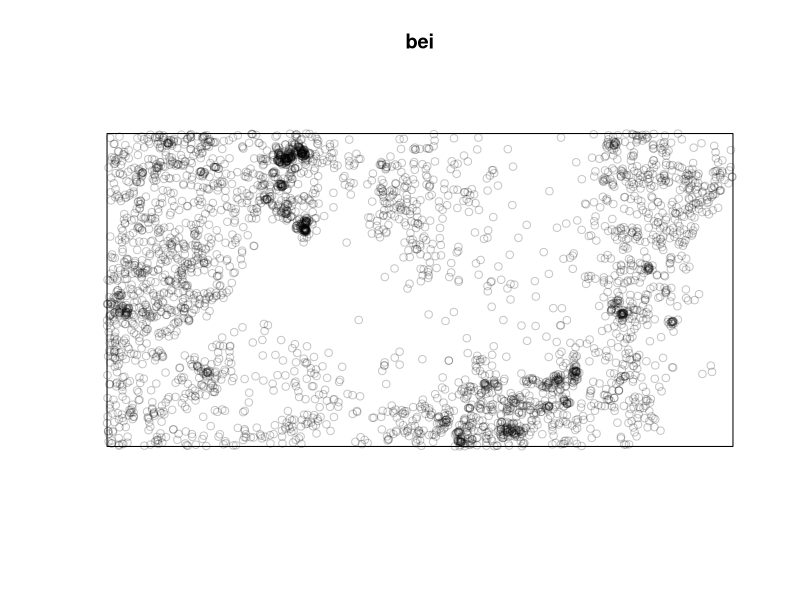
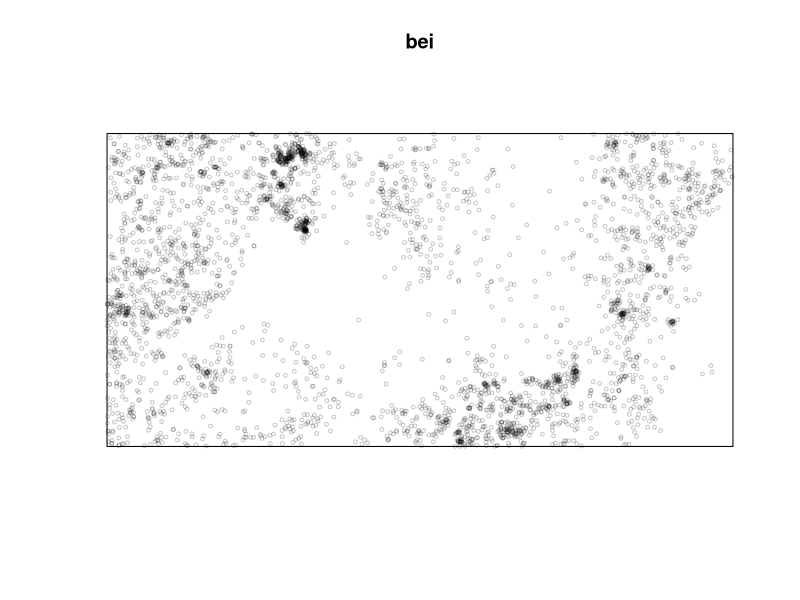
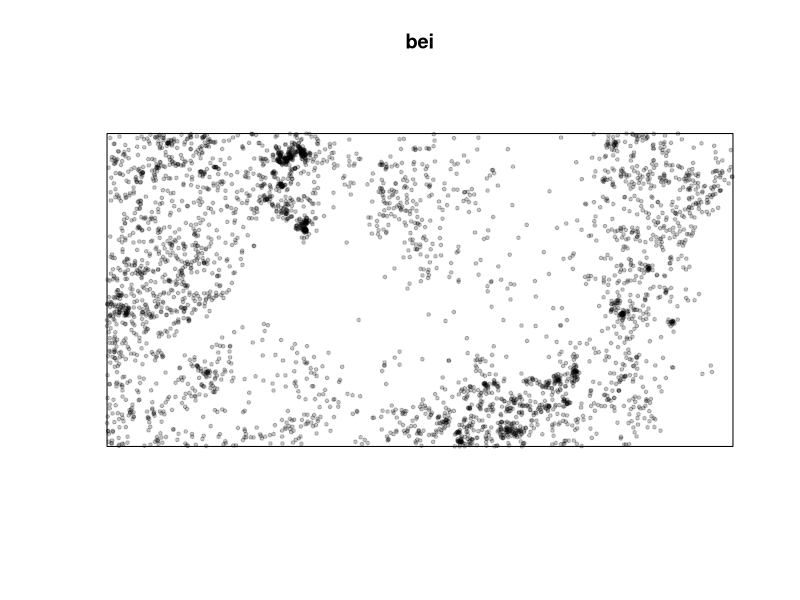
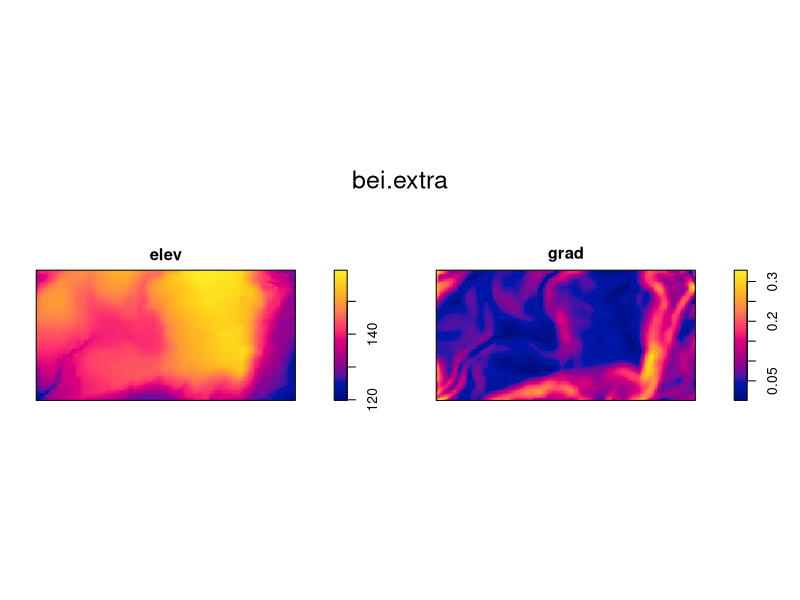
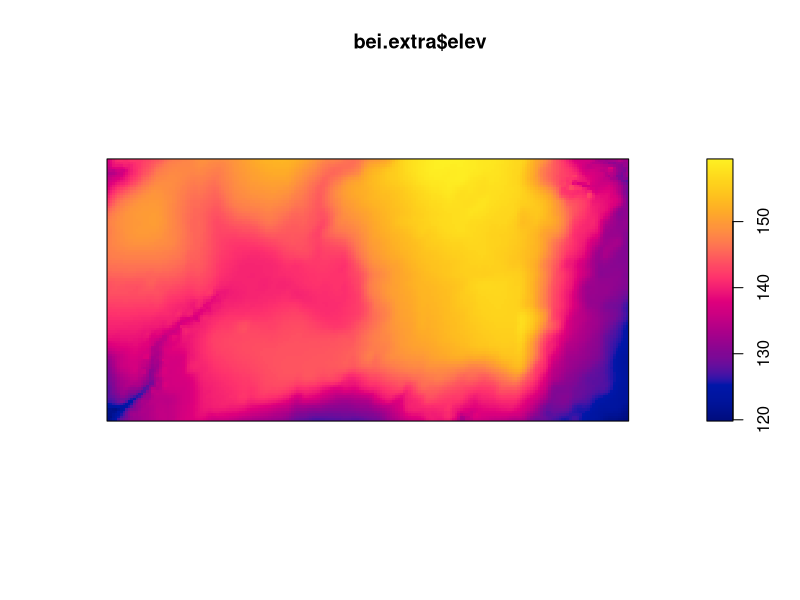
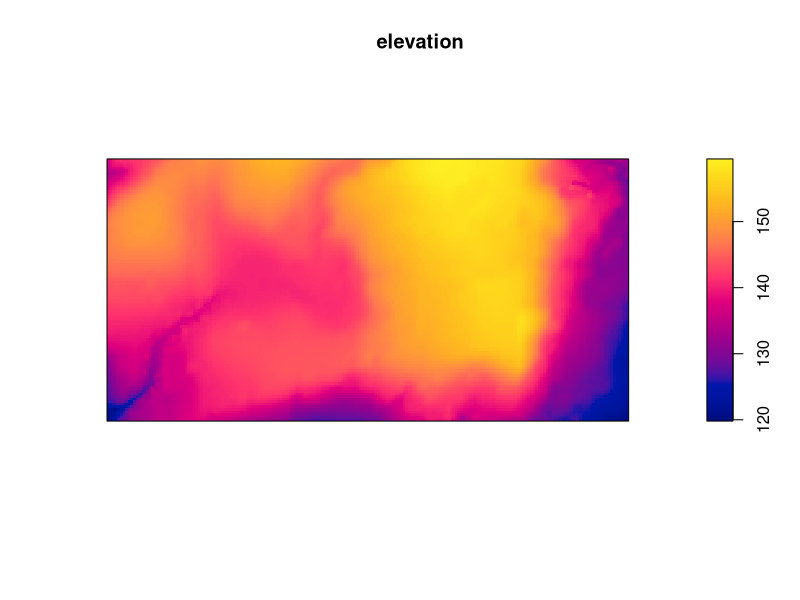
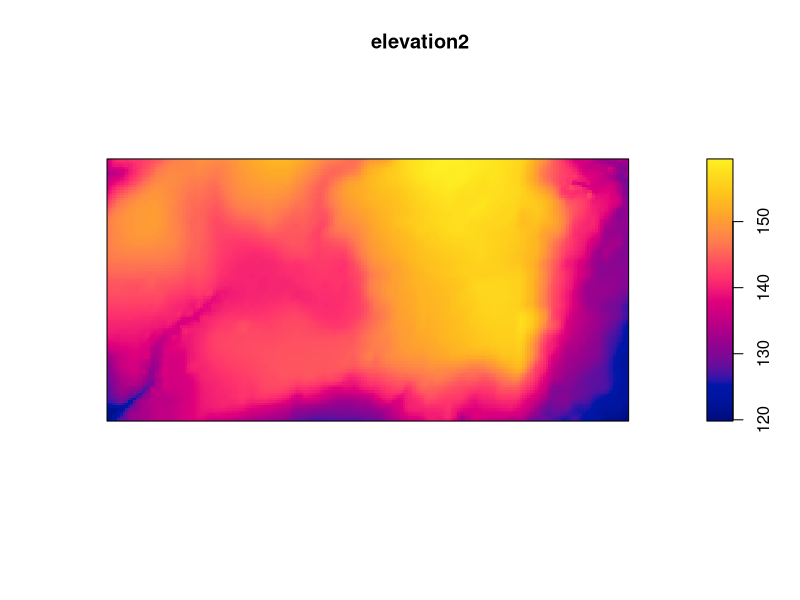
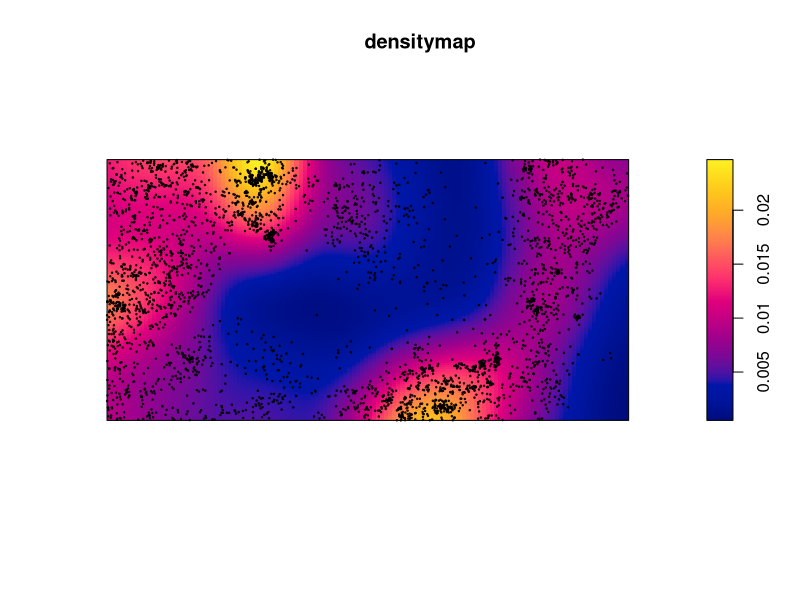

These figures' R source, in order:
# code related to population ecology

# how to install a code
# a code is needed for point pattern analysis
install.packages("spatstat")

# how to check if a code has been correctly installed
library(spatstat)

# let's use the bei data (dataset) (trees in the tropical area forests)
bei

# plotting the data
plot(bei)

# changing the dimension - cex
plot(bei, cex = 0.5)

# changing the symbols - pch (there are many types)
plot(bei, cex = 0.5, pch = 19)

# additional datasets
bei.extra
plot(bei.extra)

# let's use only a part of the dataset: elev ($ is linking elev with bei.extra)
plot(bei.extra$elev)
elevation <- bei.extra$elev   #creating an object called elevation
plot(elevation)
bei.extra

# second method to select elements
elevation2 <- bei.extra[[1]] #it's the same as we did before (bei.extra$elev)
plot(elevation2)

# passing from points to a continuous surface
densitymap <- density(bei) #now dealing with pixels
plot(densitymap)
points(bei, cex = .2) #how to add a plot to the current one without erasing the first

# how to change color to the plot (package -> see viridis color maps on IT)
c1 <- colorRampPalette(c("black", "red", "orange", "yellow"))(100)
plot(densitymap, col = c1)
c2 <- colorRampPalette(c("cornflowerblue","cyan","blue","darkorchid"))
plot(densitymap, col = c2)  

plot(bei.extra)
elev <- bei.extra[[1]] # or you can use bei.extra$elev
plot(elev) # you are plotting the elevation of the area 

# multiframe 
par(mfrow = c(1,2)) # we are putting two plots next to each other (1 row, 2 columns)
plot(densitymap)
plot(elev)

par(mfrow = c(2,1)) # we are putting the second plot under the first one (2 row, 1 columns)
plot(densitymap)
plot(elev) 

par(mfrow = c(1,3))
plot(bei)
plot(densitymap)
plot(elev)  # we can observe that the higher elevation corresponds to the lower density
